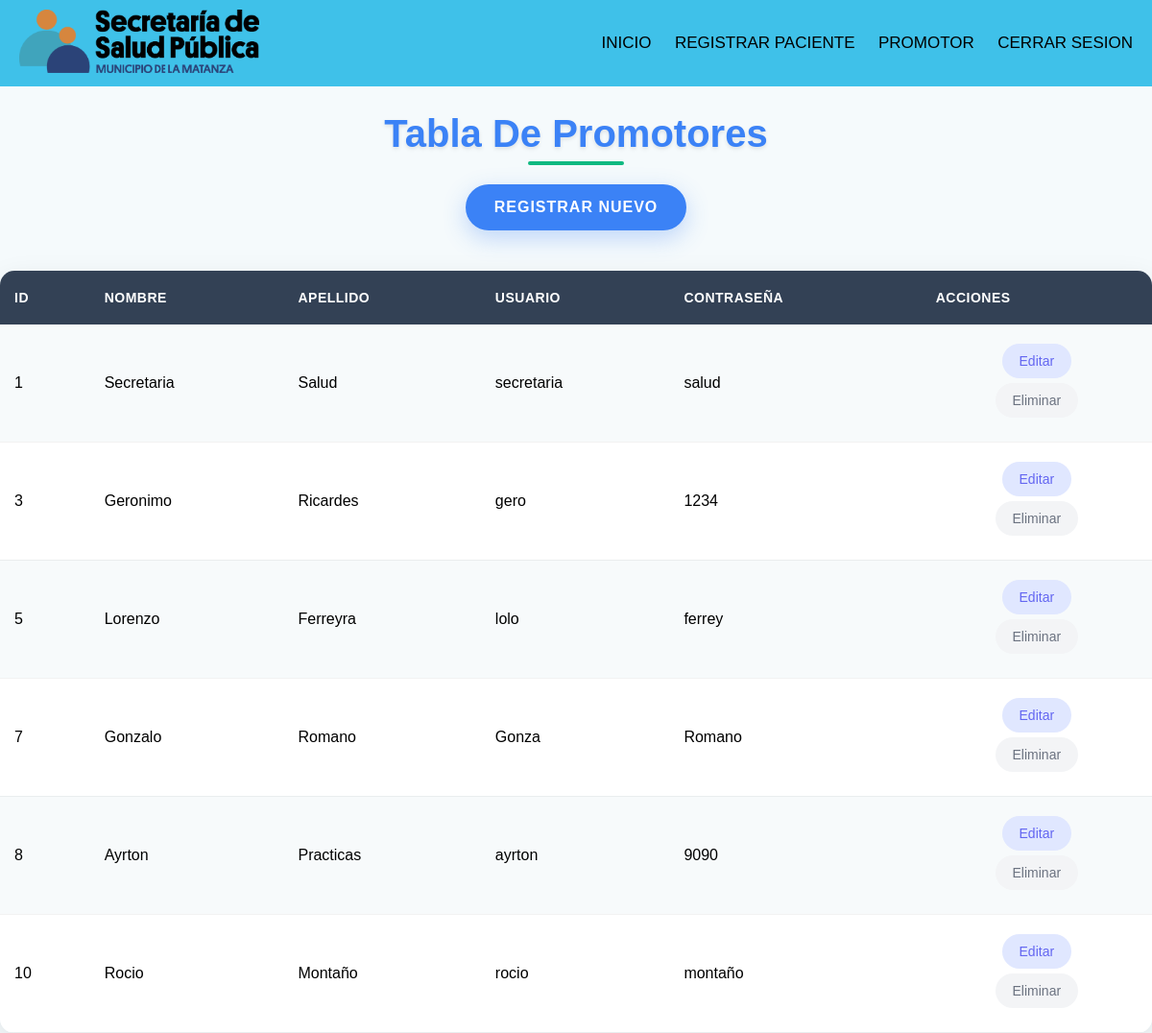
/admin/promotores.php (signed in), run on the app's committed database.
### tables this page shows
CREATE TABLE `usuario` (
  `id_usuario` int(11) NOT NULL,
  `nombre` varchar(50) NOT NULL,
  `apellido` varchar(50) NOT NULL,
  `usuario` varchar(50) NOT NULL,
  `password` varchar(50) NOT NULL,
  `id_cargo` int(11) NOT NULL
);

### admin/promotores.php (the view, shortened to what this page needs)
<!DOCTYPE html>
<html lang="en">
<head>
    <link rel="stylesheet" href="../css/promotores1.css">
</head>
<body>
    <?php
        include ("../db/conexion.php");
    ?>
    <h1>Tabla De Promotores</h1>
    <center>
    <a href="registrar_promotor.php", class='nuevo'>REGISTRAR NUEVO</a>
    </center><br>
    <table border="1">
        <tr>
            <th>ID</th>
            <th>NOMBRE</th>
            <th>APELLIDO</th>
            <th>USUARIO</th>
            <th>CONTRASEÑA</th>
            <th>ACCIONES</th>
        </tr>
        <?php
        $query = "SELECT id_usuario, nombre, apellido, usuario, password FROM usuario";
        $resultado = $conex->query($query);
        while ($fila = $resultado->fetch_assoc()) {
            echo "<tr>";
            echo "<td>" . $fila['id_usuario'] . "</td>";
            echo "<td>" . $fila['nombre'] . "</td>";
            echo "<td>" . $fila['apellido'] . "</td>";
            echo "<td>" . $fila['usuario'] . "</td>";
            echo "<td>" . $fila['password'] . "</td>";
            echo "<td><a href='editar_promotor.php?id_usuario=" . $fila['id_usuario'] ."' class='editar'>Editar</a><br>
            <a href='eliminar_promotor.php?id_usuario=" . $fila['id_usuario'] ."'class='eliminar'>Eliminar</a></td>";
            echo "</tr>";
        }
        ?>
    </table>
</body>
</html>

### css/promotores1.css (style rules this page uses)
body { font-family: 'Segoe UI', Tahoma, Geneva, Verdana, sans-serif; background-color: #1e293b; margin: 0; padding: 0; min-height: 100vh; }
h1 { color: #3b82f6; text-align: center; margin-bottom: 30px; font-size: 2.5em; font-weight: 700; text-shadow: 0 2px 4px rgba(0, 0, 0, 0.1); position: relative; }
h1::after { content: ''; position: absolute; bottom: -10px; left: 50%; transform: translateX(-50%); width: 100px; height: 4px; background-color: #10b981; border-radius: 2px; }
table { width: 100%; border-collapse: collapse; margin-top: 20px; border-radius: 15px; overflow: hidden; box-shadow: 0 10px 30px rgba(0, 0, 0, 0.1); }
table, th, td { border: none; }
th { background-color: #334155; color: white; padding: 20px 15px; text-align: left; font-weight: 600; font-size: 14px; letter-spacing: 0.5px; text-transform: uppercase; }
td { padding: 20px 15px; text-align: left; background: white; border-bottom: 1px solid rgba(0, 0, 0, 0.05); transition: all 0.3s ease; }
tr:nth-child(even) td { background: rgba(248, 250, 252, 0.8); }
.nuevo { text-decoration: none; color: white; font-size: 16px; background-color: #3b82f6; padding: 15px 30px; border-radius: 50px; display: inline-block; font-weight: 600; text-transform: uppercase; letter-spacing: 1px; box-shadow: 0 8px 25px rgba(59, 130, 246, 0.3); transition: all 0.3s ease; position: relative; overflow: hidden; }
.nuevo::before { content: ''; position: absolute; top: 0; left: -100%; width: 100%; height: 100%; background: linear-gradient(90deg, transparent, rgba(255, 255, 255, 0.3), transparent); transition: left 0.5s; }
.eliminar { text-decoration: none; color: #6b7280; background-color: #f3f4f6; padding: 8px 16px; border-radius: 25px; font-size: 14px; font-weight: 500; display: inline-block; margin-bottom: 5px; transition: all 0.3s ease; border: 2px solid transparent; }
.editar { text-decoration: none; color: #6366f1; background-color: #e0e7ff; padding: 8px 16px; border-radius: 25px; font-size: 14px; font-weight: 500; display: inline-block; margin-bottom: 5px; transition: all 0.3s ease; border: 2px solid transparent; }
table { animation: fadeIn 0.6s ease-out; }
tr { transition: all 0.3s ease; }
td:last-child { text-align: center; white-space: nowrap; }
td a { margin: 0 3px; }

### data on the page
usuario: id_usuario "1", nombre "Secretaria", apellido "Salud", usuario "secretaria", password "salud"
usuario: id_usuario "3", nombre "Geronimo", apellido "Ricardes", usuario "gero", password "1234"
usuario: id_usuario "5", nombre "Lorenzo", apellido "Ferreyra", usuario "lolo", password "ferrey"
usuario: id_usuario "7", nombre "Gonzalo", apellido "Romano", usuario "Gonza", password "Romano"
usuario: id_usuario "8", nombre "Ayrton", apellido "Practicas", usuario "ayrton", password "9090"
usuario: id_usuario "10", nombre "Rocio", apellido "Montaño", usuario "rocio", password "montaño"
